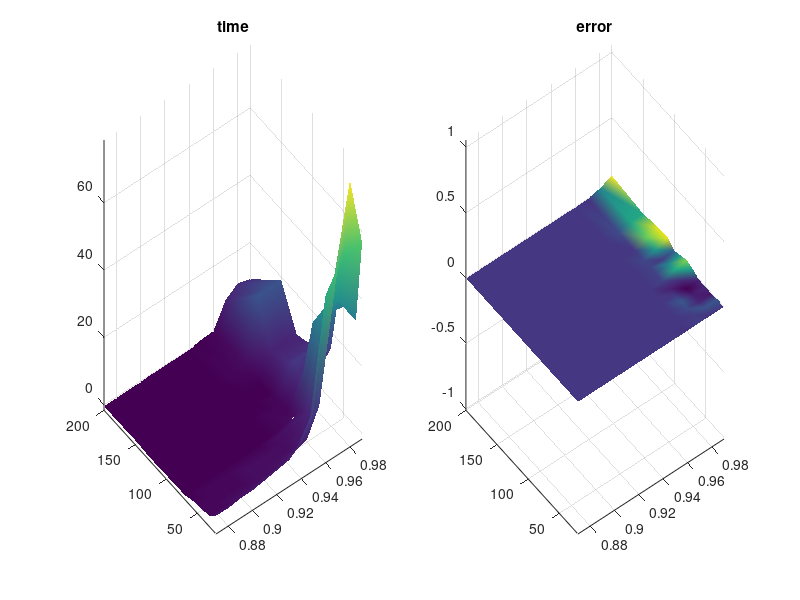

The MATLAB source for this figure:
clear all;
close all;

Nens = [20:10:110 125 150 200]; Nens = Nens(:);
percentInfo = [0.87:0.01:0.99]; percentInfo = percentInfo(:);
load('resultats.mat');

figure(1)

subplot(1, 2, 1);
surf(percentInfo(1:end), Nens(1:end), resultats(:,:,1)); shading('interp');
axis([percentInfo(1), percentInfo(end), Nens(1), Nens(end), min(min(resultats(:,:,1))) - 1, 1 + max(max(resultats(:,:,1)))]);
title('time')

subplot(1, 2, 2);
surf(percentInfo(1:end), Nens(1:end), resultats(:,:,2)); shading('interp');
axis([percentInfo(1), percentInfo(end), Nens(1), Nens(end), min(min(resultats(:,:,2))) - 1, 1 + max(max(resultats(:,:,2)))]);
title('error')
